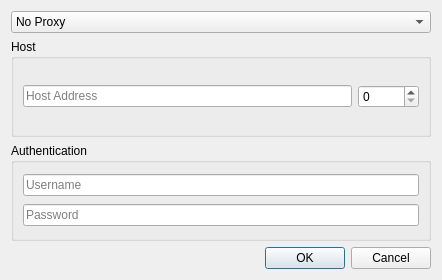
<?xml version="1.0" encoding="UTF-8"?>
<ui version="4.0">
 <class>Proxy</class>
 <widget class="QDialog" name="Proxy">
  <property name="geometry">
   <rect>
    <x>0</x>
    <y>0</y>
    <width>442</width>
    <height>280</height>
   </rect>
  </property>
  <property name="windowTitle">
   <string>Proxy</string>
  </property>
  <layout class="QVBoxLayout" name="verticalLayout_2">
   <item>
    <widget class="QComboBox" name="type">
     <item>
      <property name="text">
       <string>No Proxy</string>
      </property>
     </item>
     <item>
      <property name="text">
       <string>Http</string>
      </property>
     </item>
     <item>
      <property name="text">
       <string>Socks5</string>
      </property>
     </item>
    </widget>
   </item>
   <item>
    <widget class="QGroupBox" name="groupBox">
     <property name="title">
      <string>Host</string>
     </property>
     <property name="flat">
      <bool>true</bool>
     </property>
     <layout class="QHBoxLayout" name="horizontalLayout">
      <item>
       <widget class="QLineEdit" name="host">
        <property name="placeholderText">
         <string>Host Address</string>
        </property>
       </widget>
      </item>
      <item>
       <widget class="QSpinBox" name="port">
        <property name="maximum">
         <number>99999</number>
        </property>
       </widget>
      </item>
     </layout>
    </widget>
   </item>
   <item>
    <widget class="QGroupBox" name="groupBox_2">
     <property name="title">
      <string>Authentication</string>
     </property>
     <property name="flat">
      <bool>true</bool>
     </property>
     <layout class="QVBoxLayout" name="verticalLayout">
      <item>
       <widget class="QLineEdit" name="user">
        <property name="placeholderText">
         <string>Username</string>
        </property>
       </widget>
      </item>
      <item>
       <widget class="QLineEdit" name="pass">
        <property name="echoMode">
         <enum>QLineEdit::Password</enum>
        </property>
        <property name="placeholderText">
         <string>Password</string>
        </property>
       </widget>
      </item>
     </layout>
    </widget>
   </item>
   <item>
    <widget class="QDialogButtonBox" name="buttonBox">
     <property name="orientation">
      <enum>Qt::Horizontal</enum>
     </property>
     <property name="standardButtons">
      <set>QDialogButtonBox::Cancel|QDialogButtonBox::Ok</set>
     </property>
    </widget>
   </item>
  </layout>
 </widget>
 <resources/>
 <connections>
  <connection>
   <sender>buttonBox</sender>
   <signal>accepted()</signal>
   <receiver>Proxy</receiver>
   <slot>accept()</slot>
   <hints>
    <hint type="sourcelabel">
     <x>248</x>
     <y>254</y>
    </hint>
    <hint type="destinationlabel">
     <x>157</x>
     <y>274</y>
    </hint>
   </hints>
  </connection>
  <connection>
   <sender>buttonBox</sender>
   <signal>rejected()</signal>
   <receiver>Proxy</receiver>
   <slot>reject()</slot>
   <hints>
    <hint type="sourcelabel">
     <x>316</x>
     <y>260</y>
    </hint>
    <hint type="destinationlabel">
     <x>286</x>
     <y>274</y>
    </hint>
   </hints>
  </connection>
 </connections>
</ui>
